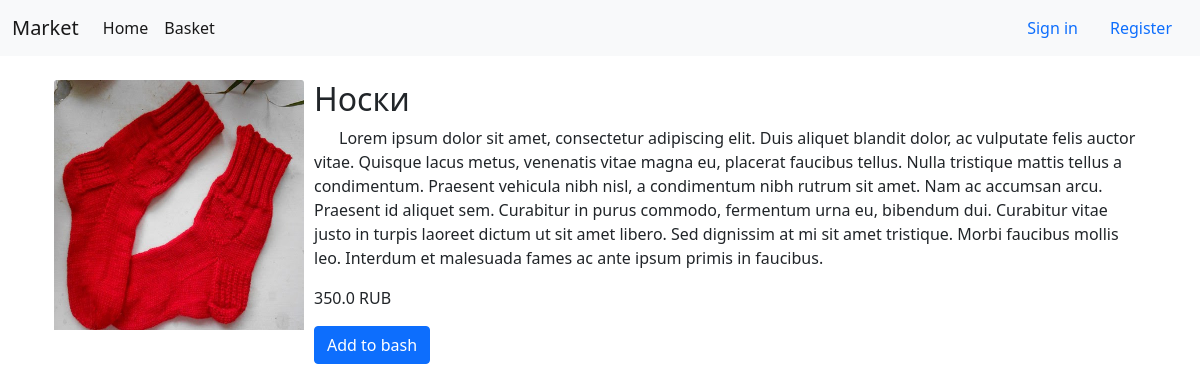
Page /product/1 on the committed database.
### market/models.py (models this page shows, shortened)
class Product(models.Model):
    dadd = models.DateField(auto_now_add=True)
    name = models.CharField(max_length=50)
    price = models.FloatField()
    desc = models.TextField()
    available = models.BooleanField(default=True)
    count = models.IntegerField()
    image = models.ImageField(upload_to='photos/%Y/%m/%d/', blank=True)

### market/views.py (the view)
# urls.py: path('product/<int:product_id>', product_info, name='product'),
def product_info(request, product_id):
    product = get_object_or_404(Product, pk=product_id)
    return render(request, 'market/product_info.html', {'Product': product})

### market/templates/market/product_info.html
{% extends 'base_market.html' %}
{% block content %}
<div class="container mt-2" style="text-align: left;">
    <div class="container" align=left>
        <img src="{{ Product.image.url }}" class="card-img-top" alt=""
            style="width: 250px; height: 250px; margin-right: 10px;" align=left>
    </div>
    <div class="container ml-5">
        <h2>{{ Product.name }}</h2>
        <p style="text-indent: 25px;">{{ Product.desc }}</p>
        <p>{{ Product.price }} RUB</p>
        <a href="/" class="btn btn-primary">Add to bash</a>
    </div>
</div>
{% endblock %}

### rows in the picture
Product: image (picture), name "Носки", desc "Lorem ipsum dolor sit amet, consectetur adipiscing elit. Duis aliquet blandit dolor, ac vulputate felis auctor vitae. Quisque lacus metus, venenatis vitae magna eu, placerat faucibus tellus. Nulla tristique mattis tellus a condimentum. Praesent vehicula nibh nisl, a condimentum nibh rutrum sit amet. Nam ac accumsan arcu. Praesent id aliquet sem. Curabitur in purus commodo, fermentum urna eu, bibendum dui. Curabitur vitae justo in turpis laoreet dictum ut sit amet libero. Sed dignissim at mi sit amet tristique. Morbi faucibus mollis leo. Interdum et malesuada fames ac ante ipsum primis in faucibus.", price "350.0"
